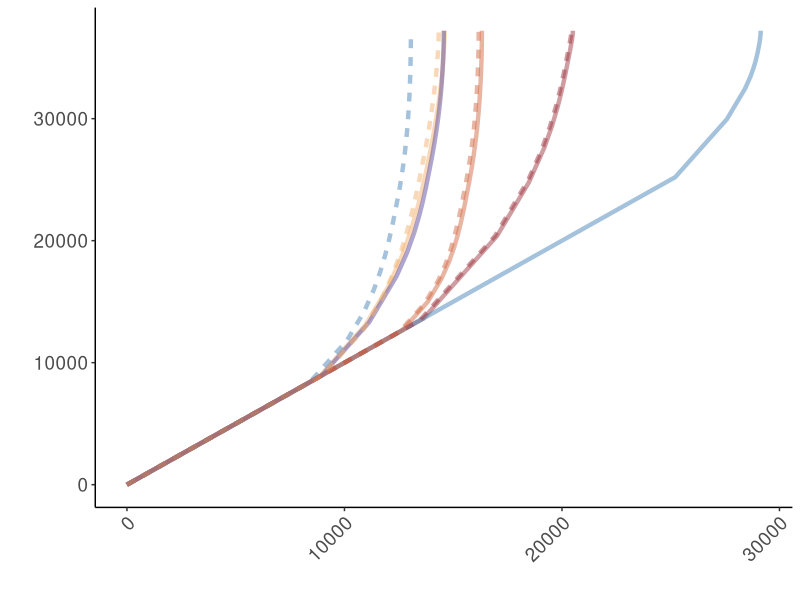

The R source for this figure:
library(ggplot2)

dat <- read.table("CDF_Plot_Input.txt", header=T, sep='\t')

colors <- c('#A03B44', '#F1B16E', '#4B86B8', '#5E4FA2', '#D36D49', '#A1C496')
names(colors) <- c('bofasa', 'OrthoFinder', 'PIRATE', 'SCARAP', 'SonicParanoid', 'KOfam')

# method  index   cdf     og_size

pdf("CDF_Plot_Input.pdf", height=3.5, width=3)
ggplot(dat, aes(x=index, y=cdf, color=method)) + geom_line(alpha=0.5, show.legend=F, size=1.5, aes(linetype=as.factor(type))) + theme_classic()  + scale_color_manual(values=colors) + xlab("") + ylab("") + theme(text=element_text(size=17)) + theme(axis.text.x = element_text(angle = 45, vjust = 1, hjust=1))
dev.off()
